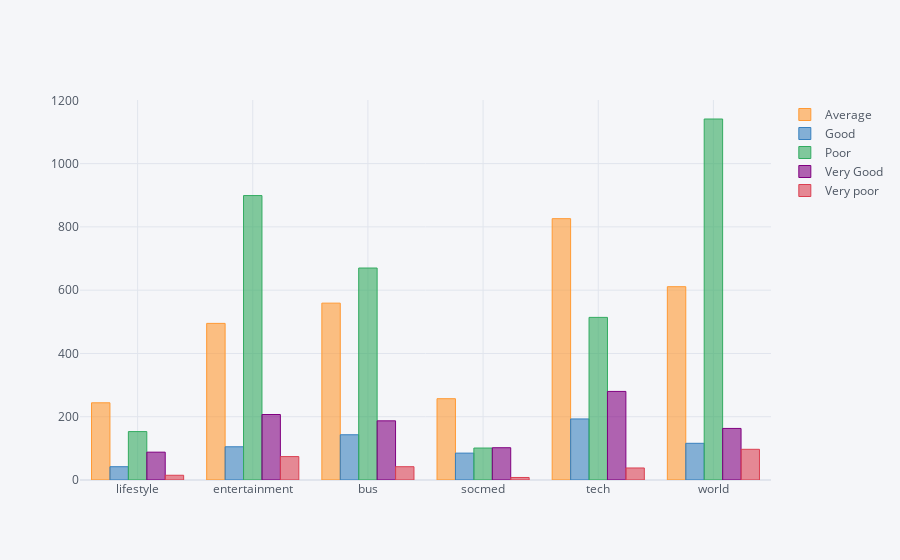

The notebook cell this image was saved under:
### Code cell
#plot the dataframe
by_pop_channel.T.iplot(kind="bar")

### Figure 1 — Plotly figure (JSON) as saved in the notebook; plotly's stock layout.template omitted (floating-point values rounded to 4 significant figures)
{"data": [{"marker": {"color": "rgba(255, 153, 51, 0.6)", "line": {"color": "rgba(255, 153, 51, 1.0)", "width": 1}}, "name": "Average", "orientation": "v", "text": "", "type": "bar", "x": ["lifestyle", "entertainment", "bus", "socmed", "tech", "world"], "y": [244, 495, 559, 257, 826, 611]}, {"marker": {"color": "rgba(55, 128, 191, 0.6)", "line": {"color": "rgba(55, 128, 191, 1.0)", "width": 1}}, "name": "Good", "orientation": "v", "text": "", "type": "bar", "x": ["lifestyle", "entertainment", "bus", "socmed", "tech", "world"], "y": [42, 105, 143, 85, 193, 116]}, {"marker": {"color": "rgba(50, 171, 96, 0.6)", "line": {"color": "rgba(50, 171, 96, 1.0)", "width": 1}}, "name": "Poor", "orientation": "v", "text": "", "type": "bar", "x": ["lifestyle", "entertainment", "bus", "socmed", "tech", "world"], "y": [153, 899, 670, 101, 514, 1141]}, {"marker": {"color": "rgba(128, 0, 128, 0.6)", "line": {"color": "rgba(128, 0, 128, 1.0)", "width": 1}}, "name": "Very Good", "orientation": "v", "text": "", "type": "bar", "x": ["lifestyle", "entertainment", "bus", "socmed", "tech", "world"], "y": [88, 207, 187, 102, 280, 163]}, {"marker": {"color": "rgba(219, 64, 82, 0.6)", "line": {"color": "rgba(219, 64, 82, 1.0)", "width": 1}}, "name": "Very poor", "orientation": "v", "text": "", "type": "bar", "x": ["lifestyle", "entertainment", "bus", "socmed", "tech", "world"], "y": [15, 74, 42, 8, 38, 97]}], "layout": {"legend": {"bgcolor": "#F5F6F9", "font": {"color": "#4D5663"}}, "paper_bgcolor": "#F5F6F9", "plot_bgcolor": "#F5F6F9", "title": {"font": {"color": "#4D5663"}}, "xaxis": {"gridcolor": "#E1E5ED", "showgrid": true, "tickfont": {"color": "#4D5663"}, "title": {"font": {"color": "#4D5663"}, "text": ""}, "zerolinecolor": "#E1E5ED"}, "yaxis": {"gridcolor": "#E1E5ED", "showgrid": true, "tickfont": {"color": "#4D5663"}, "title": {"font": {"color": "#4D5663"}, "text": ""}, "zerolinecolor": "#E1E5ED"}}}
